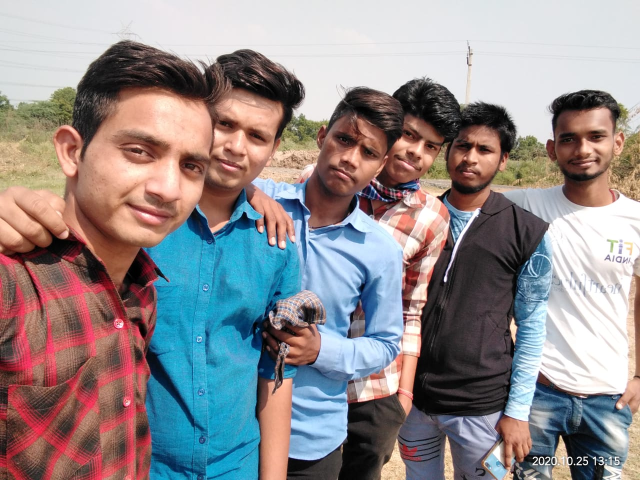
#> input picture OpenCv/openCv practical -2 /images/krishna.jpeg, 1280 x 960 px (shown at 1/2 size)
$ python 13.py
#> lines starting #> are read from the running program, lines starting #| are printed output that depends on the picture; after the words box and inside, x2 and y2 are one past the last pixel; in counts of white or black regions, pixels touching at a corner belong together
# face adn Eye detection
# face detection using haasrcascade file
import cv2
import numpy as np

image = cv2.imread("images/krishna.jpeg")
#> image is the input picture: shape (960, 1280, 3); mean B, G, R 141, 139.2, 146
image = cv2.resize(image, (800,600))
#> image: shape (600, 800, 3)
gray = cv2.cvtColor(image, cv2.COLOR_BGR2GRAY)
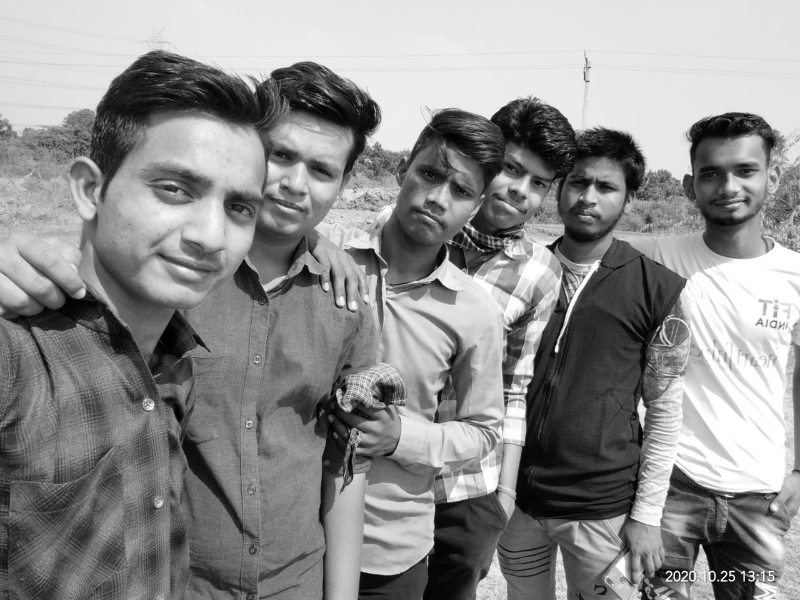
#> gray: shape (600, 800); min 0, max 255, mean 141.3
# parameters (img, scale, factor[reduce image size], min, neighbour)
face = cv2.CascadeClassifier("xml/face.xml")
eye = cv2.CascadeClassifier("xml/eye.xml")
faces = face.detectMultiScale(gray, 1.2,2)
#> faces = [[554, 158, 74, 74], [687, 140, 88, 88], [239, 119, 122, 122], [100, 119, 206, 206]]
for (x,y,w,h) in faces:
    image = cv2.rectangle(image, (x,y), (x+w, y+h), (127, 0, 205), 3)

    roi_gray = gray[y:y+h, x:x+w]
    roi_color = image[y:y+h, x:x+w]
    eyes = eye.detectMultiScale(roi_gray, 1.2, 1)
    for (ex, ey, ew,eh) in eyes:
        cv2.rectangle(roi_color, (ex, ey), (ex+ew, ey+eh), (255,0,0),2)
#> this loop made 4 passes
#> (x, y, w, h, eyes) on passes 2 to 4: (687, 140, 88, 88, [[9, 22, 25, 25]]), (239, 119, 122, 122, [[66, 36, 32, 32]]), (100, 119, 206, 206, [[121, 73, 35, 35], [38, 25, 83, 83]])
#> pass 1, `roi_gray = gray[y:y+h, x:x+w]`:
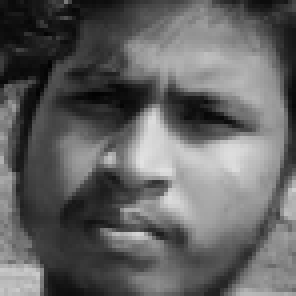
#> roi_gray: shape (74, 74) (shown 4 times larger); min 2, max 226, mean 98.5
#> pass 1, `roi_color = image[y:y+h, x:x+w]`:
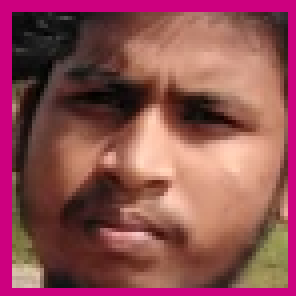
#> roi_color: shape (74, 74, 3) (shown 4 times larger); mean B, G, R 81.7, 78.2, 141.9
#> pass 2, `image = cv2.rectangle(image, (x,y), (x+w, y+h), (127, 0, 205), 3)`:
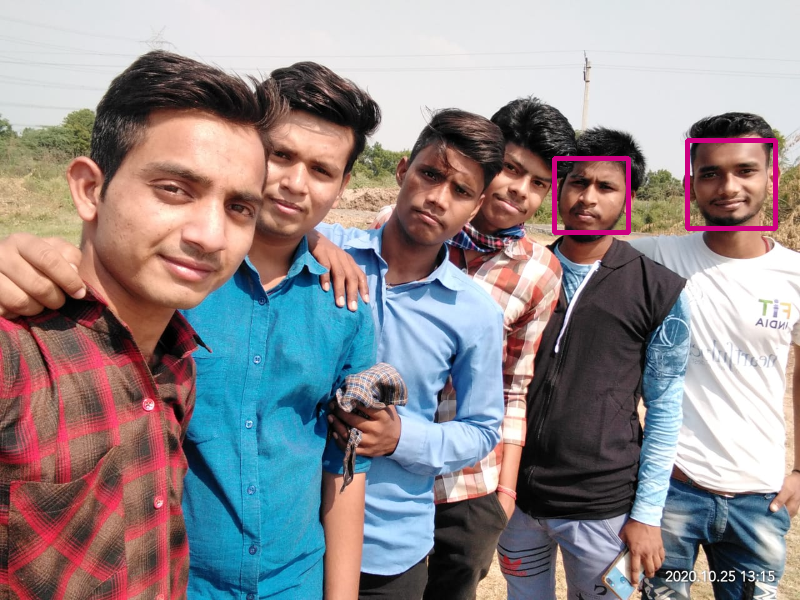
#> image: shape (600, 800, 3); mean B, G, R 141.2, 138.4, 146.5
#> after the loop:
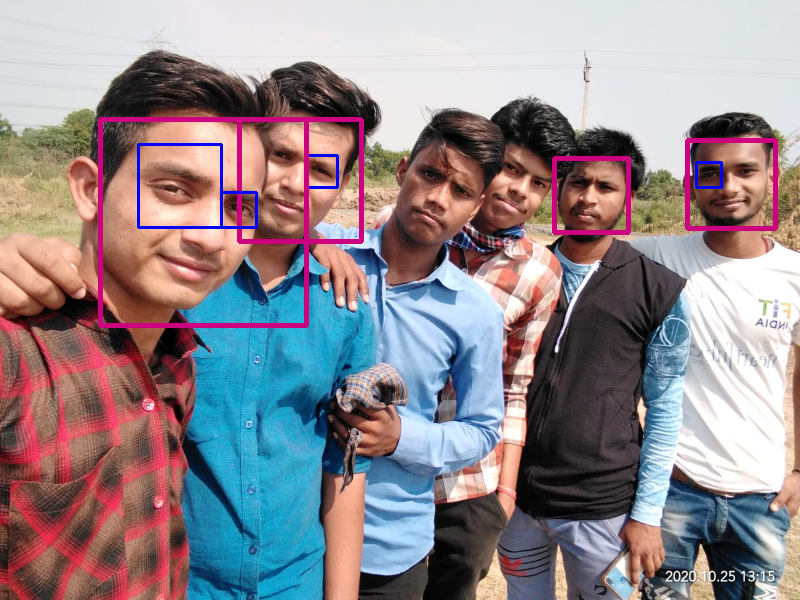
#> image: shape (600, 800, 3); 1.66% of pixels changed, all inside (x1, y1, x2, y2) = (98, 117, 723, 328)
#> after the loop:
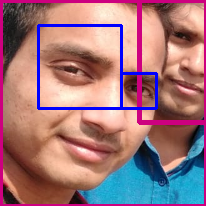
#> roi_color: shape (206, 206, 3); mean B, G, R 123.1, 117, 160
#> after the loop:
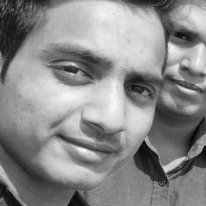
#> roi_gray: shape (206, 206); min 1, max 250, mean 137.9


cv2.imshow("original ", image)
cv2.waitKey(0)
cv2.destroyAllWindows()
